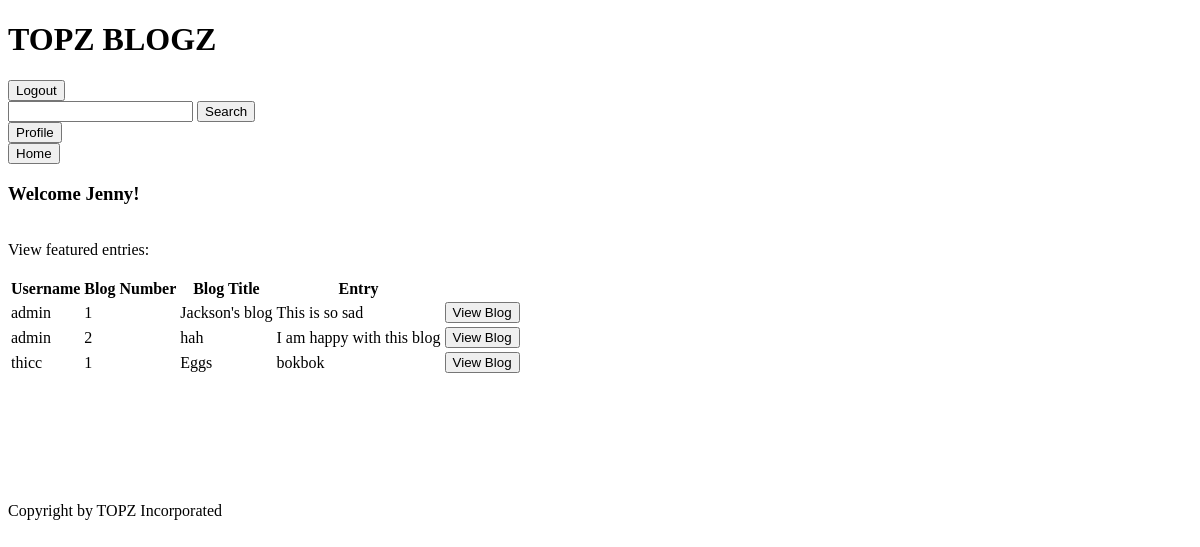
Before: /home (signed in) with the older database file.
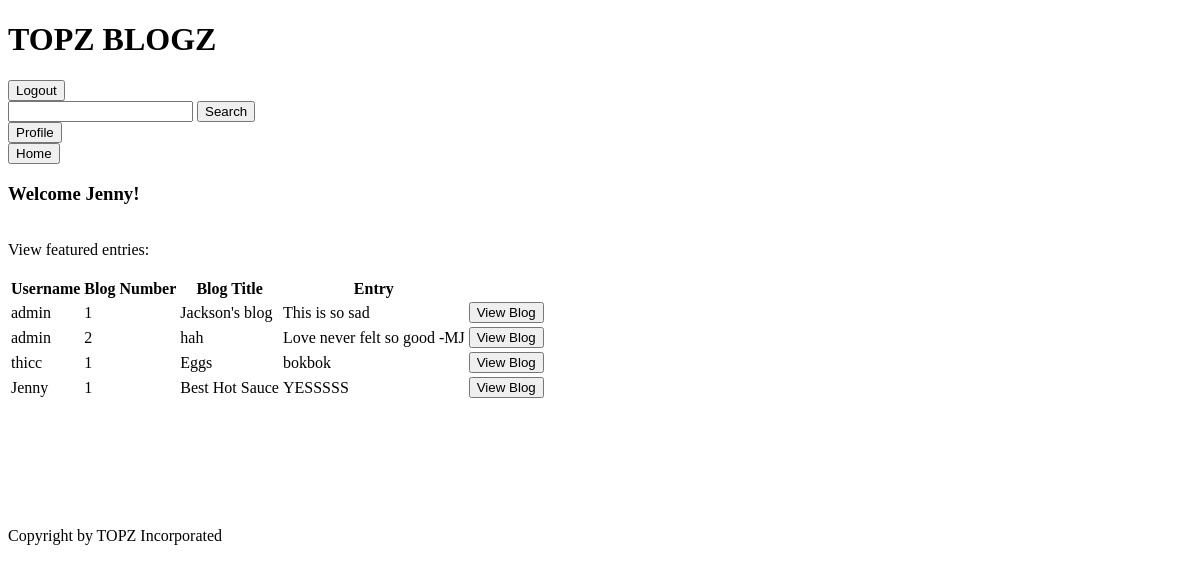
After: the same page with the newer database file.
### tables this page shows
CREATE TABLE users (user_id INTEGER PRIMARY KEY, username TEXT, password TEXT);

CREATE TABLE blogs (user_id INTEGER, blog_id INTEGER, blog_name TEXT);

CREATE TABLE entries (user_id INTEGER, blog_id INTEGER, entry_num INTEGER, entry_text TEXT);

### app.py (the view)
@app.route("/home", methods = ["GET", "POST"])
def home():
    if ('username' in session and 'password' in session):
        if('profileRedirect' in request.form):
            return redirect("/user/" + session['username'])
        user = session['username']
        entries = readDB.getAllBlogs()
        return render_template("home.html",
            username = user,
            recentEntries = entries)
    return redirect(url_for("firstLogin"))

### utl/readDB.py (called while the page is built)
def displayBlogsID(userid):
    DB_FILE="data/databases.db"
    db = sqlite3.connect(DB_FILE)
    c = db.cursor()
    command = "SELECT blogs.user_id, blogs.blog_id, blog_name, entry_num, entry_text FROM blogs INNER JOIN entries ON blogs.user_id = entries.user_id AND blogs.blog_id = entries.blog_id WHERE blogs.user_id = {};".format(userid)
    c.execute(command)
    q = c.fetchall()
    final = []
    for entry in q:
        index = entry[1] - 1
        if len(final) == index:
            final.append([])
            final[index].append(entry[1])
            final[index].append(entry[2])
            final[index].append(entry[4])
        else:
            final[index].append(entry[4])
    db.commit() #save changes
    db.close()  #close database
    return final

### templates/home.html (shortened to what this page needs)
{% extends "header.html" %}
{% block body %}
    <h3> Welcome {{username}}! </h3>
    <br>
    View featured entries:
    <br>
    <br>
    <table>
      <tr>
        <th>Username</th>
        <th>Blog Number</th>
        <th>Blog Title</th>
        <th>Entry</th>
      </tr>
      {% for row in recentEntries %}
        <tr>
          <td>{{row[0]}}</td>
          <td>{{row[1]}}</td>
          <td>{{row[2]}}</td>
          <td>{{row[3]}}</td>
          <td>
            <form action='/user/{{row[0]}}/blog/{{row[1]}}'>
                <input type = 'submit' value = "View Blog">
            </form>
          </td>
        </tr>
      {% endfor %}
    </table>
    <br>
    <br><br><br><br><br>
{% endblock %}

Changed rows visible on the page:
no longer on this page (row unchanged): entries: entry_text "I am happy with this blog"
added entries: entry_text "Love never felt so good -MJ"
added blogs: blog_name "Best Hot Sauce"
added entries: entry_text "YESSSSS"
Other visible differences:
new list line: "admin"
new list line: "2 View Blog"
new list line: "hah"
new list line: "Jenny"
new list line: "1 View Blog"
list line gone: "admin"
list line gone: "2 View Blog"
list line gone: "hah"
